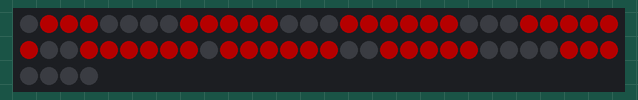
The sketch below on a simulated Arduino Uno, built with avr-gcc and run on an emulated ATmega328P. On the bench: 64 RGB LEDs in strip order, left to right, continuing on the next row. Dim RGB values are drawn brighter than linear.

Above: at 0.1 s.

The sketch:

Bu_serdze.ino
```cpp
#include <FastLED.h>

// How many leds in your strip?
#define NUM_LEDS 64

// For led chips like WS2812, which have a data line, ground, and power, you just
// need to define DATA_PIN.  For led chipsets that are SPI based (four wires - data, clock,
// ground, and power), like the LPD8806 define both DATA_PIN and CLOCK_PIN
// Clock pin only needed for SPI based chipsets when not using hardware SPI
#define DATA_PIN 10
//#define CLOCK_PIN 13

// Define the array of leds
CRGB leds[NUM_LEDS];
int myTimer = millis();

void setup() {
  myTimer = millis();
  // Uncomment/edit one of the following lines for your leds arrangement.
  // ## Clockless types ##
  FastLED.addLeds<NEOPIXEL, DATA_PIN>(leds, NUM_LEDS);  // GRB ordering is assumed
  // FastLED.addLeds<SM16703, DATA_PIN, RGB>(leds, NUM_LEDS);
  // FastLED.addLeds<TM1829, DATA_PIN, RGB>(leds, NUM_LEDS);
  // FastLED.addLeds<TM1812, DATA_PIN, RGB>(leds, NUM_LEDS);
  // FastLED.addLeds<TM1809, DATA_PIN, RGB>(leds, NUM_LEDS);
  // FastLED.addLeds<TM1804, DATA_PIN, RGB>(leds, NUM_LEDS);
  // FastLED.addLeds<TM1803, DATA_PIN, RGB>(leds, NUM_LEDS);
  // FastLED.addLeds<UCS1903, DATA_PIN, RGB>(leds, NUM_LEDS);
  // FastLED.addLeds<UCS1903B, DATA_PIN, RGB>(leds, NUM_LEDS);
  // FastLED.addLeds<UCS1904, DATA_PIN, RGB>(leds, NUM_LEDS);
  // FastLED.addLeds<UCS2903, DATA_PIN, RGB>(leds, NUM_LEDS);
  // FastLED.addLeds<WS2812, DATA_PIN, RGB>(leds, NUM_LEDS);  // GRB ordering is typical
  // FastLED.addLeds<WS2852, DATA_PIN, RGB>(leds, NUM_LEDS);  // GRB ordering is typical
  // FastLED.addLeds<WS2812B, DATA_PIN, RGB>(leds, NUM_LEDS);  // GRB ordering is typical
  // FastLED.addLeds<GS1903, DATA_PIN, RGB>(leds, NUM_LEDS);
  // FastLED.addLeds<SK6812, DATA_PIN, RGB>(leds, NUM_LEDS);  // GRB ordering is typical
  // FastLED.addLeds<SK6822, DATA_PIN, RGB>(leds, NUM_LEDS);
  // FastLED.addLeds<APA106, DATA_PIN, RGB>(leds, NUM_LEDS);
  // FastLED.addLeds<PL9823, DATA_PIN, RGB>(leds, NUM_LEDS);
  // FastLED.addLeds<SK6822, DATA_PIN, RGB>(leds, NUM_LEDS);
  // FastLED.addLeds<WS2811, DATA_PIN, RGB>(leds, NUM_LEDS);
  // FastLED.addLeds<WS2813, DATA_PIN, RGB>(leds, NUM_LEDS);
  // FastLED.addLeds<APA104, DATA_PIN, RGB>(leds, NUM_LEDS);
  // FastLED.addLeds<WS2811_400, DATA_PIN, RGB>(leds, NUM_LEDS);
  // FastLED.addLeds<GE8822, DATA_PIN, RGB>(leds, NUM_LEDS);
  // FastLED.addLeds<GW6205, DATA_PIN, RGB>(leds, NUM_LEDS);
  // FastLED.addLeds<GW6205_400, DATA_PIN, RGB>(leds, NUM_LEDS);
  // FastLED.addLeds<LPD1886, DATA_PIN, RGB>(leds, NUM_LEDS);
  // FastLED.addLeds<LPD1886_8BIT, DATA_PIN, RGB>(leds, NUM_LEDS);
  // ## Clocked (SPI) types ##
  // FastLED.addLeds<LPD6803, DATA_PIN, CLOCK_PIN, RGB>(leds, NUM_LEDS);  // GRB ordering is typical
  // FastLED.addLeds<LPD8806, DATA_PIN, CLOCK_PIN, RGB>(leds, NUM_LEDS);  // GRB ordering is typical
  // FastLED.addLeds<WS2801, DATA_PIN, CLOCK_PIN, RGB>(leds, NUM_LEDS);
  // FastLED.addLeds<WS2803, DATA_PIN, CLOCK_PIN, RGB>(leds, NUM_LEDS);
  // FastLED.addLeds<SM16716, DATA_PIN, CLOCK_PIN, RGB>(leds, NUM_LEDS);
  // FastLED.addLeds<P9813, DATA_PIN, CLOCK_PIN, RGB>(leds, NUM_LEDS);  // BGR ordering is typical
  // FastLED.addLeds<DOTSTAR, DATA_PIN, CLOCK_PIN, RGB>(leds, NUM_LEDS);  // BGR ordering is typical
  // FastLED.addLeds<APA102, DATA_PIN, CLOCK_PIN, RGB>(leds, NUM_LEDS);  // BGR ordering is typical
  // FastLED.addLeds<SK9822, DATA_PIN, CLOCK_PIN, RGB>(leds, NUM_LEDS);  // BGR ordering is typical
}

void loop() {
  // Turn the LED on, then pause
  int i;
  FastLED.show();
  for ( int i = 0; i < 64; i = i + 1)
  {
    if ( (millis() - myTimer) % 2000 < 1000)
    {
      if ((i == 1 || i == 2 || i == 3 || i == 8 || i == 9 || i == 10 || i == 11 || i == 12 || i == 16 || i == 17 || i == 18 || i == 19 || i == 20 || i == 21 || i == 25 || i == 26 || i == 27 || i == 28 || i == 29 || i == 30 || i == 33 || i == 34 || i == 35 || i == 36 || i == 37 || i == 38 || i == 40 || i == 41 || i == 42 || i == 43 || i == 44 || i == 45 || i == 48 || i == 49 || i == 50 || i == 51 || i == 52 || i == 57 || i == 58 || i == 59) ) {
        leds[i] = 0x400000;

      }
      //myTimer = millis();
    }
    else {
      if ((i == 1 || i == 2 || i == 3 || i == 8 || i == 9 || i == 10 || i == 11 || i == 12 || i == 16 || i == 17 || i == 18 || i == 19 || i == 20 || i == 21 || i == 25 || i == 26 || i == 27 || i == 28 || i == 29 || i == 30 || i == 33 || i == 34 || i == 35 || i == 36 || i == 37 || i == 38 || i == 40 || i == 41 || i == 42 || i == 43 || i == 44 || i == 45 || i == 48 || i == 49 || i == 50 || i == 51 || i == 52 || i == 57 || i == 58 || i == 59) ) {
        leds[i] = 0x100000;
      }

    }
  }
}
```
